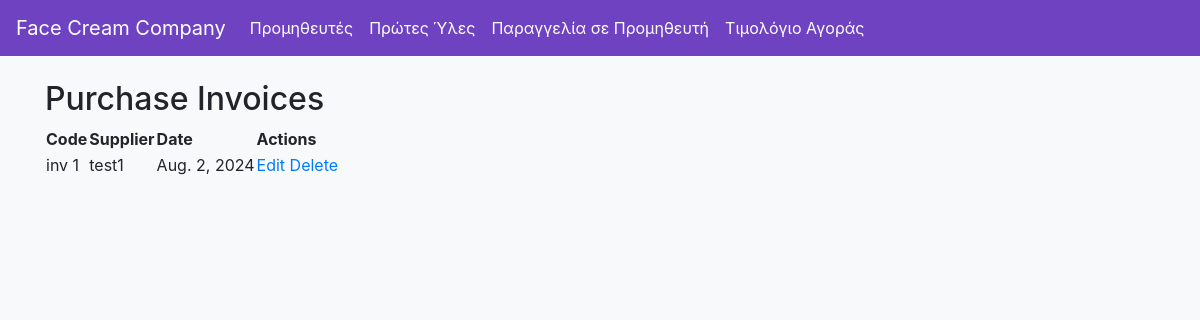
Page /api/purchase-invoices/ on the earlier database version.
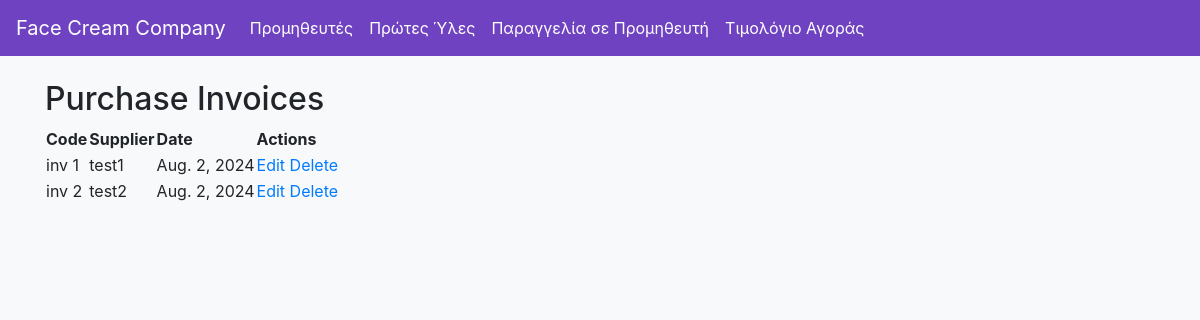
Same page on the later database version.
### raw_materials/models.py (models this page shows, shortened)
class PurchaseInvoice(models.Model):
    code = models.CharField(max_length=50, unique=True)
    supplier = models.ForeignKey(Supplier, on_delete=models.CASCADE)
    purchase_order_code = models.ForeignKey(PurchaseOrder, null=True, blank=True, on_delete=models.SET_NULL)
    date_of_invoice = models.DateField()

class Supplier(models.Model):
    code = models.CharField(max_length=20, unique=True)
    name = models.CharField(max_length=100)
    address = models.TextField()
    phone = models.CharField(max_length=15)
    mobile = models.CharField(max_length=15)
    email = models.EmailField()

### raw_materials/views.py (the view)
# urls.py: path('purchase-invoices/', PurchaseInvoiceListView.as_view(), name='purchase_invoice_list'),
class PurchaseInvoiceListView(ListView):
    model = PurchaseInvoice
    template_name = 'raw_materials/purchase_invoice_list.html'
    context_object_name = 'invoices'

### raw_materials/templates/raw_materials/purchase_invoice_list.html
{% extends "base.html" %}
{% block content %}
<h2>Purchase Invoices</h2>
<table>
    <thead>
        <tr>
            <th>Code</th>
            <th>Supplier</th>
            <th>Date</th>
            <th>Actions</th>
        </tr>
    </thead>
    <tbody>
        {% for invoice in invoices %}
        <tr>
            <td>{{ invoice.code }}</td>
            <td>{{ invoice.supplier.name }}</td>
            <td>{{ invoice.date_of_invoice }}</td>
            <td>
                <a href="{% url 'purchase_invoice_edit' invoice.id %}">Edit</a>
                <a href="{% url 'purchase_invoice_delete' invoice.id %}">Delete</a>
            </td>
        </tr>
        {% endfor %}
    </tbody>
</table>
{% endblock %}

Differences in the rows shown:
added PurchaseInvoice: code "inv 2", supplier.name "test2", date_of_invoice "Aug. 2, 2024"
